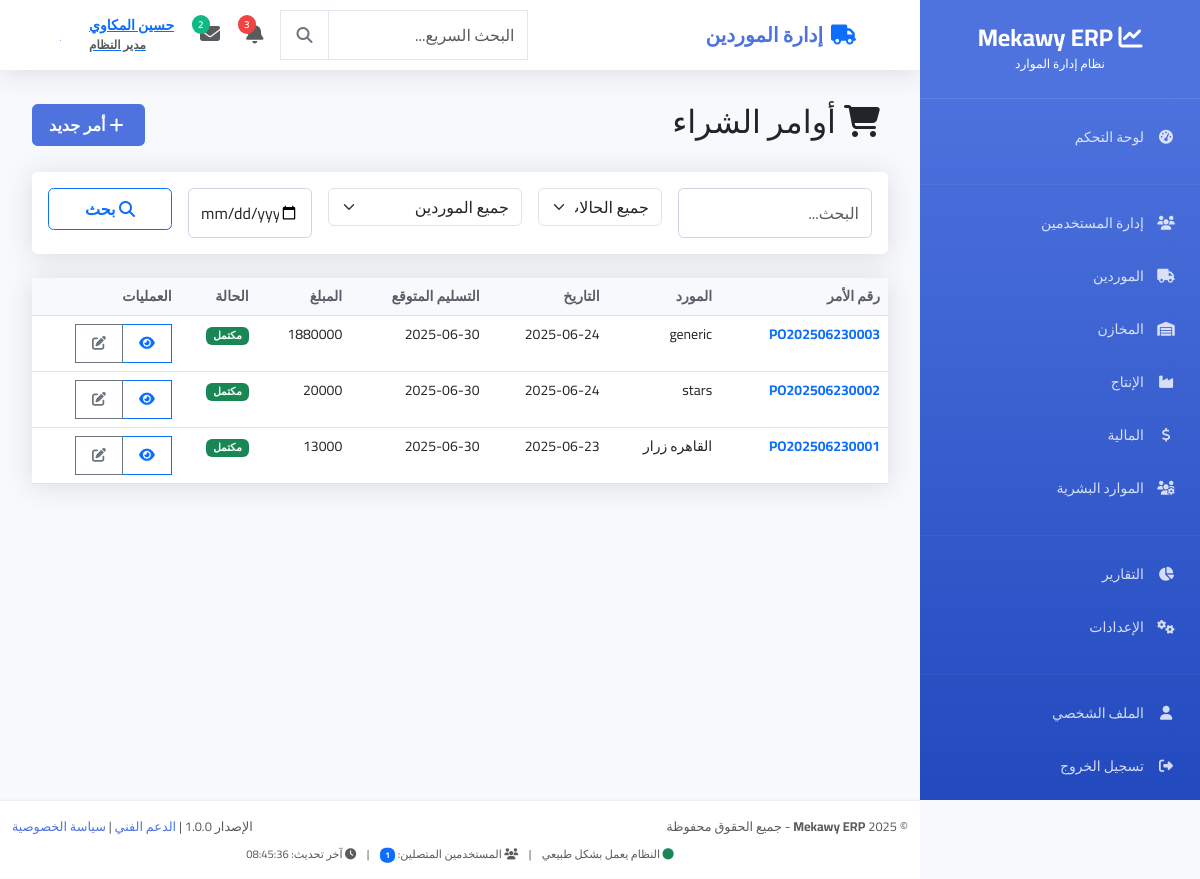
Page /suppliers/purchase-orders/ (signed in) on the committed database.
### users/models.py (models this page shows, shortened)
class User(AbstractUser):
    ROLE_CHOICES = [
        ('admin', 'مدير النظام'),
        ('manager', 'مدير'),
        ('warehouse_manager', 'مدير المخازن'),
        ('warehouse_employee', 'موظف مخازن'),
        ('production_manager', 'مدير الإنتاج'),
        ('accountant', 'محاسب'),
        ('employee', 'موظف'),
        ('viewer', 'مشاهد فقط'),
    ]
    email = models.EmailField(unique=True, verbose_name="البريد الإلكتروني")
    phone = models.CharField(max_length=20, blank=True, null=True, verbose_name="رقم الهاتف")
    role = models.CharField(max_length=20, choices=ROLE_CHOICES, default='employee', verbose_name="الدور")
    department = models.CharField(max_length=100, blank=True, null=True, verbose_name="القسم")
    profile_picture = models.ImageField(upload_to='profile_pics/', blank=True, null=True, verbose_name="الصورة الشخصية")
    is_active = models.BooleanField(default=True, verbose_name="نشط")
    created_at = models.DateTimeField(auto_now_add=True, verbose_name="تاريخ الإنشاء")
    updated_at = models.DateTimeField(auto_now=True, verbose_name="آخر تحديث")
    USERNAME_FIELD = 'email'
    REQUIRED_FIELDS = ['username', 'first_name', 'last_name']
    class Meta:
        db_table = 'users_user'
        verbose_name = 'مستخدم'
        verbose_name_plural = 'المستخدمون'
    @property
    def full_name(self):
        return f"{self.first_name} {self.last_name}".strip()

### suppliers/models.py (models this page shows, shortened)
class PurchaseOrder(models.Model):
    STATUS_CHOICES = [
        ('draft', 'مسودة'),
        ('pending', 'معلق'),
        ('approved', 'موافق عليه'),
        ('in_delivery', 'قيد التسليم'),
        ('completed', 'مكتمل'),
        ('cancelled', 'ملغي'),
    ]
    PRIORITY_CHOICES = [
        ('low', 'منخفض'),
        ('medium', 'متوسط'),
        ('high', 'عالي'),
        ('urgent', 'عاجل'),
    ]
    po_number = models.CharField(max_length=50, unique=True, verbose_name="رقم أمر الشراء")
    supplier = models.ForeignKey(Supplier, on_delete=models.CASCADE, related_name='purchase_orders', verbose_name="المورد")
    order_date = models.DateTimeField(default=timezone.now, verbose_name="تاريخ الأمر")
    expected_delivery_date = models.DateField(verbose_name="تاريخ التسليم المتوقع")
    actual_delivery_date = models.DateField(null=True, blank=True, verbose_name="تاريخ التسليم الفعلي")
    status = models.CharField(max_length=20, choices=STATUS_CHOICES, default='draft', verbose_name="الحالة")
    priority = models.CharField(max_length=10, choices=PRIORITY_CHOICES, default='medium', verbose_name="الأولوية")
    subtotal = models.DecimalField(max_digits=12, decimal_places=2, default=0, verbose_name="المجموع الفرعي")
    tax_amount = models.DecimalField(max_digits=12, decimal_places=2, default=0, verbose_name="مبلغ الضريبة")
    discount_amount = models.DecimalField(max_digits=12, decimal_places=2, default=0, verbose_name="مبلغ الخصم")
    total_amount = models.DecimalField(max_digits=12, decimal_places=2, default=0, verbose_name="المبلغ الإجمالي")
    notes = models.TextField(blank=True, verbose_name="ملاحظات")
    terms_conditions = models.TextField(blank=True, verbose_name="الشروط والأحكام")
    created_by = models.ForeignKey(User, on_delete=models.SET_NULL, null=True, related_name='created_purchase_orders', verbose_name="أنشأ بواسطة")
    approved_by = models.ForeignKey(User, on_delete=models.SET_NULL, null=True, blank=True, related_name='approved_purchase_orders', verbose_name="وافق عليه")
    created_at = models.DateTimeField(auto_now_add=True, verbose_name="تاريخ الإنشاء")
    updated_at = models.DateTimeField(auto_now=True, verbose_name="آخر تعديل")
    approved_at = models.DateTimeField(null=True, blank=True, verbose_name="تاريخ الموافقة")
    class Meta:
        verbose_name = "أمر شراء"
        verbose_name_plural = "أوامر الشراء"
        ordering = ['-created_at']
    @property
    def is_overdue(self):
        if self.status in ['completed', 'cancelled']:
            return False
        return timezone.now().date() > self.expected_delivery_date

class Supplier(models.Model):
    SUPPLIER_TYPES = [
        ('fabric', 'مورد أقمشة'),
        ('thread', 'مورد خيوط'),
        ('accessories', 'مورد إكسسوارات'),
        ('mixed', 'مورد متنوع'),
    ]
    PAYMENT_METHODS = [
        ('smart_wallet', 'Smart Wallet'),
        ('instapay', 'InstaPay'),
        ('bank_transfer', 'تحويل بنكي'),
        ('cash', 'كاش'),
    ]
    name = models.CharField(max_length=200, verbose_name="اسم المورد")
    code = models.CharField(max_length=50, unique=True, verbose_name="كود المورد")
    supplier_type = models.CharField(max_length=20, choices=SUPPLIER_TYPES, verbose_name="نوع المورد")
    contact_person = models.CharField(max_length=100, verbose_name="الشخص المسؤول")
    phone = models.CharField(max_length=20, verbose_name="رقم الهاتف")
    email = models.EmailField(blank=True, verbose_name="البريد الإلكتروني")
    address = models.TextField(verbose_name="العنوان")
    bank_name = models.CharField(max_length=100, blank=True, verbose_name="اسم البنك")
    account_number = models.CharField(max_length=50, blank=True, verbose_name="رقم الحساب")
    account_holder_name = models.CharField(max_length=100, blank=True, verbose_name="اسم صاحب الحساب")
    smart_wallet_phone = models.CharField(max_length=20, blank=True, verbose_name="رقم Smart Wallet")
    instapay_identifier = models.CharField(max_length=100, blank=True, verbose_name="معرف InstaPay")
    supported_payment_methods = models.JSONField(default=list, verbose_name="طرق الدفع المدعومة")
    credit_limit = models.DecimalField(max_digits=12, decimal_places=2, default=0, verbose_name="حد الائتمان")
    payment_terms_days = models.PositiveIntegerField(default=30, verbose_name="مدة السداد بالأيام")
    is_active = models.BooleanField(default=True, verbose_name="نشط")
    current_rating = models.DecimalField(
        max_digits=3, decimal_places=2, default=0,
        validators=[MinValueValidator(0), MaxValueValidator(5)],
        verbose_name="التقييم الحالي"
    )
    created_at = models.DateTimeField(auto_now_add=True, verbose_name="تاريخ الإنشاء")
    updated_at = models.DateTimeField(auto_now=True, verbose_name="آخر تعديل")
    created_by = models.ForeignKey(User, on_delete=models.SET_NULL, null=True, verbose_name="أنشأ بواسطة")
    class Meta:
        verbose_name = "مورد"
        verbose_name_plural = "الموردين"
        ordering = ['name']

### suppliers/views.py (the view)
# urls.py: path('purchase-orders/', views.PurchaseOrderListView.as_view(), name='purchase_orders'),
class PurchaseOrderListView(LoginRequiredMixin, ListView):
    model = PurchaseOrder
    template_name = 'suppliers/purchase_order_list.html'
    context_object_name = 'orders'
    paginate_by = 20
    def get_queryset(self):
        queryset = PurchaseOrder.objects.select_related('supplier', 'created_by')
        search = self.request.GET.get('search')
        if search:
            queryset = queryset.filter(
                Q(po_number__icontains=search) |
                Q(supplier__name__icontains=search)
            )
        status = self.request.GET.get('status')
        if status:
            queryset = queryset.filter(status=status)
        supplier_id = self.request.GET.get('supplier')
        if supplier_id:
            queryset = queryset.filter(supplier_id=supplier_id)
        date_from = self.request.GET.get('date_from')
        date_to = self.request.GET.get('date_to')
        if date_from:
            queryset = queryset.filter(order_date__date__gte=date_from)
        if date_to:
            queryset = queryset.filter(order_date__date__lte=date_to)
        return queryset.order_by('-created_at')
    def get_context_data(self, **kwargs):
        context = super().get_context_data(**kwargs)
        context['status_choices'] = PurchaseOrder.STATUS_CHOICES
        context['suppliers'] = Supplier.objects.filter(is_active=True)
        context['filters'] = {
            'search': self.request.GET.get('search', ''),
            'status': self.request.GET.get('status', ''),
            'supplier': self.request.GET.get('supplier', ''),
            'date_from': self.request.GET.get('date_from', ''),
            'date_to': self.request.GET.get('date_to', ''),
        }
        return context

### templates/suppliers/purchase_order_list.html (shortened to what this page needs)
{% extends 'base.html' %}
{% block content %}
<div class="d-flex justify-content-between align-items-center mb-4">
    <h2><i class="fas fa-shopping-cart me-2"></i>أوامر الشراء</h2>
    <a href="{% url 'suppliers:purchase_order_create' %}" class="btn btn-primary">
        <i class="fas fa-plus me-1"></i>أمر جديد
    </a>
</div>
<div class="card mb-4">
    <div class="card-body">
        <form method="get" class="row g-3">
            <div class="col-md-3">
                <input type="text" name="search" class="form-control" placeholder="البحث..." value="{{ filters.search }}">
            </div>
            <div class="col-md-2">
                <select name="status" class="form-select">
                    <option value="">جميع الحالات</option>
                </select>
            </div>
            <div class="col-md-3">
                <select name="supplier" class="form-select">
                    <option value="">جميع الموردين</option>
                </select>
            </div>
            <div class="col-md-2">
                <input type="date" name="date_from" class="form-control" value="{{ filters.date_from }}">
            </div>
            <div class="col-md-2">
                <button type="submit" class="btn btn-outline-primary w-100">
                    <i class="fas fa-search"></i> بحث
                </button>
            </div>
        </form>
    </div>
</div>
<div class="card">
    <div class="card-body p-0">
        {% if orders %}
        <div class="table-responsive">
            <table class="table table-hover mb-0">
                <thead class="table-light">
                    <tr>
                        <th>رقم الأمر</th>
                        <th>المورد</th>
                        <th>التاريخ</th>
                        <th>التسليم المتوقع</th>
                        <th>المبلغ</th>
                        <th>الحالة</th>
                        <th>العمليات</th>
                    </tr>
                </thead>
                <tbody>
                    {% for order in orders %}
                    <tr>
                        <td>
                            <a href="{% url 'suppliers:purchase_order_detail' order.pk %}" class="fw-bold text-decoration-none">
                                {{ order.po_number }}
                            </a>
                        </td>
                        <td>{{ order.supplier.name }}</td>
                        <td>{{ order.order_date|date:"Y-m-d" }}</td>
                        <td>
                            {{ order.expected_delivery_date|date:"Y-m-d" }}
                        </td>
                        <td>{{ order.total_amount|floatformat:0 }}</td>
                        <td>
                            <span class="badge bg-{% if order.status == 'completed' %}success{% elif order.status == 'pending' %}warning{% elif order.status == 'cancelled' %}danger{% else %}info{% endif %}">
                                {{ order.get_status_display }}
                            </span>
                        </td>
                        <td>
                            <div class="btn-group btn-group-sm">
                                <a href="{% url 'suppliers:purchase_order_detail' order.pk %}" class="btn btn-outline-primary">
                                    <i class="fas fa-eye"></i>
                                </a>
                                <a href="{% url 'suppliers:purchase_order_edit' order.pk %}" class="btn btn-outline-secondary">
                                    <i class="fas fa-edit"></i>
                                </a>
                            </div>
                        </td>
                    </tr>
                    {% endfor %}
                </tbody>
            </table>
        </div>
        {% endif %}
    </div>
</div>
{% endblock %}

### templates/partials/navbar.html (shortened to what this page needs)
<nav class="navbar navbar-expand-lg">
    <div class="container-fluid px-3">
        <div class="navbar-brand mb-0 fw-bold fs-5">
            {% block page_title %}
                {% if request.resolver_match.url_name == 'index' %}
                    <i class="fas fa-tachometer-alt text-primary me-2"></i>لوحة التحكم
                {% elif 'users' in request.resolver_match.app_name %}
                    <i class="fas fa-users text-primary me-2"></i>إدارة المستخدمين
                {% elif 'suppliers' in request.resolver_match.app_name %}
                    <i class="fas fa-truck text-primary me-2"></i>إدارة الموردين
                {% elif 'warehouses' in request.resolver_match.app_name %}
                    <i class="fas fa-warehouse text-primary me-2"></i>إدارة المخازن
                {% elif 'production' in request.resolver_match.app_name %}
                    <i class="fas fa-industry text-primary me-2"></i>إدارة الإنتاج
                {% elif 'finance' in request.resolver_match.app_name %}
                    <i class="fas fa-chart-line text-primary me-2"></i>إدارة المالية
                {% elif 'hr' in request.resolver_match.app_name %}
                    <i class="fas fa-users-cog text-primary me-2"></i>الموارد البشرية
                {% else %}
                    <i class="fas fa-chart-line text-primary me-2"></i>Mekawy ERP
                {% endif %}
            {% endblock %}
        </div>
        <div class="d-flex align-items-center gap-2">
            <div class="search-container d-none d-md-block">
                <div class="input-group">
                    <input type="text" class="form-control search-input" placeholder="البحث السريع..." style="width: 200px;">
                    <button class="btn btn-outline-secondary search-btn" type="button">
                        <i class="fas fa-search"></i>
                    </button>
                </div>
            </div>
            <div class="dropdown">
                <button class="btn btn-link position-relative p-2" data-bs-toggle="dropdown">
                    <i class="fas fa-bell fs-5 text-muted"></i>
                    <span class="notification-badge">3</span>
                </button>
            </div>
            <div class="dropdown">
                <button class="btn btn-link position-relative p-2" data-bs-toggle="dropdown">
                    <i class="fas fa-envelope fs-5 text-muted"></i>
                    <span class="message-badge">2</span>
                </button>
            </div>
            <div class="dropdown">
                <button class="btn btn-link d-flex align-items-center gap-2 p-2" data-bs-toggle="dropdown">
                    <div class="user-info text-end d-none d-lg-block">
                        <div class="fw-semibold">{{ user.get_full_name|default:user.username }}</div>
                        <small class="text-muted">{{ user.get_role_display|default:"مستخدم" }}</small>
                    </div>
                    {% if user.profile_picture %}
                        <img src="{{ user.profile_picture.url }}" class="user-avatar" alt="{{ user.get_full_name }}">
                    {% else %}
                        <div class="user-avatar-placeholder">
                            {{ user.get_full_name|first|upper|default:"U" }}
                        </div>
                    {% endif %}
                </button>
            </div>
        </div>
    </div>
</nav>

### rows in the picture
User: get_full_name "حسين المكاوي", role "مدير النظام", get_full_name|first "ح"
PurchaseOrder: po_number "PO202506230003", supplier.name "generic", order_date "2025-06-24", expected_delivery_date "2025-06-30", total_amount "1880000", status "مكتمل"
PurchaseOrder: po_number "PO202506230002", supplier.name "stars", order_date "2025-06-24", expected_delivery_date "2025-06-30", total_amount "20000", status "مكتمل"
PurchaseOrder: po_number "PO202506230001", supplier.name "القاهره زرار", order_date "2025-06-23", expected_delivery_date "2025-06-30", total_amount "13000", status "مكتمل"

### other values in the picture
{{ online_users_count|default:"0" }} "1"
{{ last_update|default:"الآن" }} "08:45:36"
